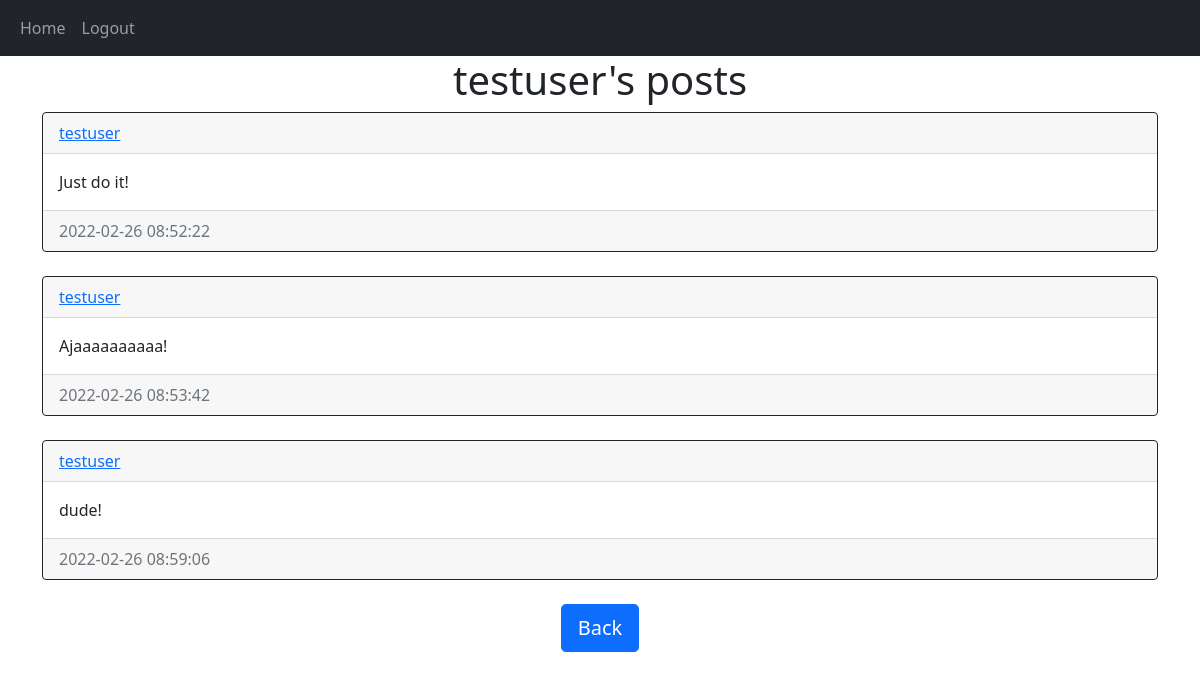
Page /posts/testuser (signed in) on the committed database.
### website/models.py (models this page shows)
class User(db.Model, UserMixin):
    id = db.Column(db.Integer, primary_key=True)
    email = db.Column(db.String(150), unique=True)
    username = db.Column(db.String(150), unique=True)
    password = db.Column(db.String(150))
    date_created = db.Column(db.DateTime(timezone=True), default=func.now())
    posts = db.relationship('Post', backref='user', passive_deletes=True)

class Post(db.Model):
    id = db.Column(db.Integer, primary_key=True)
    text = db.Column(db.Text, nullable=False)
    date_created = db.Column(db.DateTime(timezone=True), default=func.now())
    author = db.Column(db.Integer, db.ForeignKey(
        'user.id', ondelete="CASCADE"), nullable=False)

### website/views.py (the view)
@views.route("/posts/<username>")
@login_required
def posts(username):
    user = User.query.filter_by(username=username).first()
    if not user:
        flash('No user with that username exists.', category='error')
        return redirect(url_for('views.home'))
    posts = Post.query.filter_by(author=user.id).all()
    return render_template("posts.html", user=current_user, posts=posts, username=username)

### website/__init__.py (called while the page is built)
def create_app():
    app = Flask(__name__)
    app.config['SECRET_KEY'] = "helloworld"
    app.config['SQLALCHEMY_DATABASE_URI'] = f'sqlite:///{DB_NAME}'
    db.init_app(app)
    from .views import views
    from .auth import auth
    app.register_blueprint(views, url_prefix="/")
    app.register_blueprint(auth, url_prefix="/")
    from .models import User, Post
    create_database(app)
    login_manager = LoginManager()
    login_manager.login_view = "auth.login"
    login_manager.init_app(app)
    @login_manager.user_loader
    def load_user(id):
        return User.query.get(int(id))
    return app

### website/templates/posts.html
{% extends "posts_div.html" %} {% block title %}{{username}}'s Posts{% endblock%}
{% block header %} {{username}}'s posts {% endblock %}
{% block footer %}
    <div align="center">
      <a href="/home"><button type="button" class="btn btn-primary btn-lg">Back</button></a>
    </div>
{% endblock %}

### website/templates/posts_div.html (shortened to what this page needs)
{% extends "base.html" %} {% block title %}Home{% endblock %}
{% block content%}
    <h1 align="center">{% block header %}Posts{% endblock %}</h1>
    <div id="posts">
      {% for post in posts %}
      <div class="card border-dark">
        <div class="card-header d-flex justify-content-between align-items-center">
          <a href="/posts/{{post.user.username}}">{{post.user.username}}</a>
        </div>
        <div class="card-body">
          <div class="card-text">{{post.text}}</div>
        </div>
        <div class="card-footer text-muted">{{post.date_created}}</div>
      </div>
      <br>
      {% endfor %}
    </div>
    {% block footer %}{% endblock %}
    {% endblock %}

### rows in the picture
User: username "testuser"
Post: user.username "testuser", text "Just do it!", date_created "2022-02-26 08:52:22"
Post: user.username "testuser", text "Ajaaaaaaaaaa!", date_created "2022-02-26 08:53:42"
Post: user.username "testuser", text "dude!", date_created "2022-02-26 08:59:06"
